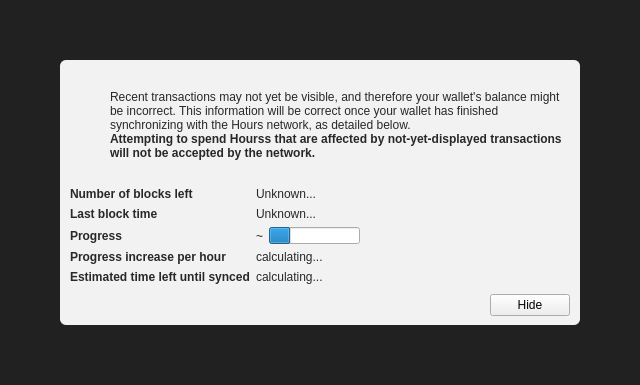
<?xml version="1.0" encoding="UTF-8"?>
<ui version="4.0">
 <class>ModalOverlay</class>
 <widget class="ModalOverlay" name="ModalOverlay">
  <property name="geometry">
   <rect>
    <x>0</x>
    <y>0</y>
    <width>640</width>
    <height>385</height>
   </rect>
  </property>
  <property name="windowTitle">
   <string>Form</string>
  </property>
  <layout class="QVBoxLayout" name="verticalLayout" stretch="0">
   <property name="sizeConstraint">
    <enum>QLayout::SetDefaultConstraint</enum>
   </property>
   <property name="leftMargin">
    <number>0</number>
   </property>
   <property name="topMargin">
    <number>0</number>
   </property>
   <property name="rightMargin">
    <number>0</number>
   </property>
   <property name="bottomMargin">
    <number>0</number>
   </property>
   <item>
    <widget class="QWidget" name="bgWidget" native="true">
     <property name="styleSheet">
      <string notr="true">#bgWidget { background: rgba(0,0,0,220); }</string>
     </property>
     <layout class="QVBoxLayout" name="verticalLayoutMain" stretch="1">
      <property name="leftMargin">
       <number>60</number>
      </property>
      <property name="topMargin">
       <number>60</number>
      </property>
      <property name="rightMargin">
       <number>60</number>
      </property>
      <property name="bottomMargin">
       <number>60</number>
      </property>
      <item>
       <widget class="QWidget" name="contentWidget" native="true">
        <property name="styleSheet">
         <string notr="true">#contentWidget { background: rgba(255,255,255,240); border-radius: 6px; }

QLabel { color: rgb(40,40,40);  }</string>
        </property>
        <layout class="QVBoxLayout" name="verticalLayoutSub" stretch="1,0,0,0">
         <property name="spacing">
          <number>0</number>
         </property>
         <property name="leftMargin">
          <number>10</number>
         </property>
         <property name="topMargin">
          <number>10</number>
         </property>
         <property name="rightMargin">
          <number>10</number>
         </property>
         <property name="bottomMargin">
          <number>10</number>
         </property>
         <item>
          <layout class="QHBoxLayout" name="horizontalLayoutIconText" stretch="0,1">
           <property name="topMargin">
            <number>20</number>
           </property>
           <item>
            <layout class="QVBoxLayout" name="verticalLayoutIcon">
             <property name="leftMargin">
              <number>0</number>
             </property>
             <item>
              <widget class="QPushButton" name="warningIcon">
               <property name="enabled">
                <bool>false</bool>
               </property>
               <property name="text">
                <string/>
               </property>
               <property name="icon">
                <iconset>
                 <normaloff>:/icons/warning</normaloff>
                 <disabledoff>:/icons/warning</disabledoff>:/icons/warning</iconset>
               </property>
               <property name="iconSize">
                <size>
                 <width>48</width>
                 <height>48</height>
                </size>
               </property>
               <property name="flat">
                <bool>true</bool>
               </property>
              </widget>
             </item>
             <item>
              <spacer name="verticalSpacerWarningIcon">
               <property name="orientation">
                <enum>Qt::Vertical</enum>
               </property>
               <property name="sizeHint" stdset="0">
                <size>
                 <width>20</width>
                 <height>40</height>
                </size>
               </property>
              </spacer>
             </item>
            </layout>
           </item>
           <item>
            <layout class="QVBoxLayout" name="verticalLayoutInfoText">
             <property name="leftMargin">
              <number>0</number>
             </property>
             <property name="topMargin">
              <number>0</number>
             </property>
             <item>
              <widget class="QLabel" name="infoText">
               <property name="text">
                <string>Recent transactions may not yet be visible, and therefore your wallet's balance might be incorrect. This information will be correct once your wallet has finished synchronizing with the Hours network, as detailed below.</string>
               </property>
               <property name="textFormat">
                <enum>Qt::RichText</enum>
               </property>
               <property name="wordWrap">
                <bool>true</bool>
               </property>
              </widget>
             </item>
             <item>
              <widget class="QLabel" name="infoTextStrong">
               <property name="font">
                <font>
                 <weight>75</weight>
                 <bold>true</bold>
                </font>
               </property>
               <property name="text">
                <string>Attempting to spend Hourss that are affected by not-yet-displayed transactions will not be accepted by the network.</string>
               </property>
               <property name="textFormat">
                <enum>Qt::RichText</enum>
               </property>
               <property name="wordWrap">
                <bool>true</bool>
               </property>
              </widget>
             </item>
             <item>
              <spacer name="verticalSpacerInTextSpace">
               <property name="orientation">
                <enum>Qt::Vertical</enum>
               </property>
               <property name="sizeHint" stdset="0">
                <size>
                 <width>20</width>
                 <height>40</height>
                </size>
               </property>
              </spacer>
             </item>
            </layout>
           </item>
          </layout>
         </item>
         <item>
          <spacer name="verticalSpacerAfterText">
           <property name="orientation">
            <enum>Qt::Vertical</enum>
           </property>
           <property name="sizeHint" stdset="0">
            <size>
             <width>20</width>
             <height>40</height>
            </size>
           </property>
          </spacer>
         </item>
         <item>
          <layout class="QFormLayout" name="formLayout">
           <property name="fieldGrowthPolicy">
            <enum>QFormLayout::FieldsStayAtSizeHint</enum>
           </property>
           <property name="horizontalSpacing">
            <number>6</number>
           </property>
           <property name="verticalSpacing">
            <number>6</number>
           </property>
           <property name="topMargin">
            <number>10</number>
           </property>
           <item row="0" column="0">
            <widget class="QLabel" name="labelNumberOfBlocksLeft">
             <property name="font">
              <font>
               <weight>75</weight>
               <bold>true</bold>
              </font>
             </property>
             <property name="text">
              <string>Number of blocks left</string>
             </property>
            </widget>
           </item>
           <item row="0" column="1">
            <widget class="QLabel" name="numberOfBlocksLeft">
             <property name="text">
              <string>Unknown...</string>
             </property>
            </widget>
           </item>
           <item row="1" column="0">
            <widget class="QLabel" name="labelLastBlockTime">
             <property name="font">
              <font>
               <weight>75</weight>
               <bold>true</bold>
              </font>
             </property>
             <property name="text">
              <string>Last block time</string>
             </property>
            </widget>
           </item>
           <item row="1" column="1">
            <widget class="QLabel" name="newestBlockDate">
             <property name="sizePolicy">
              <sizepolicy hsizetype="Maximum" vsizetype="Preferred">
               <horstretch>0</horstretch>
               <verstretch>0</verstretch>
              </sizepolicy>
             </property>
             <property name="text">
              <string>Unknown...</string>
             </property>
            </widget>
           </item>
           <item row="2" column="0">
            <widget class="QLabel" name="labelSyncDone">
             <property name="font">
              <font>
               <weight>75</weight>
               <bold>true</bold>
              </font>
             </property>
             <property name="text">
              <string>Progress</string>
             </property>
            </widget>
           </item>
           <item row="2" column="1">
            <layout class="QHBoxLayout" name="horizontalLayoutSync" stretch="0,1">
             <item>
              <widget class="QLabel" name="percentageProgress">
               <property name="text">
                <string notr="true">~</string>
               </property>
              </widget>
             </item>
             <item>
              <widget class="QProgressBar" name="progressBar">
               <property name="value">
                <number>24</number>
               </property>
               <property name="format">
                <string/>
               </property>
              </widget>
             </item>
            </layout>
           </item>
           <item row="4" column="0">
            <widget class="QLabel" name="labelProgressIncrease">
             <property name="font">
              <font>
               <weight>75</weight>
               <bold>true</bold>
              </font>
             </property>
             <property name="text">
              <string>Progress increase per hour</string>
             </property>
            </widget>
           </item>
           <item row="4" column="1">
            <widget class="QLabel" name="progressIncreasePerH">
             <property name="text">
              <string>calculating...</string>
             </property>
            </widget>
           </item>
           <item row="5" column="0">
            <widget class="QLabel" name="labelEstimatedTimeLeft">
             <property name="font">
              <font>
               <weight>75</weight>
               <bold>true</bold>
              </font>
             </property>
             <property name="text">
              <string>Estimated time left until synced</string>
             </property>
            </widget>
           </item>
           <item row="5" column="1">
            <widget class="QLabel" name="expectedTimeLeft">
             <property name="text">
              <string>calculating...</string>
             </property>
            </widget>
           </item>
          </layout>
         </item>
         <item>
          <layout class="QHBoxLayout" name="horizontalLayoutButtons">
           <property name="leftMargin">
            <number>10</number>
           </property>
           <property name="topMargin">
            <number>10</number>
           </property>
           <item>
            <spacer name="horizontalSpacer">
             <property name="orientation">
              <enum>Qt::Horizontal</enum>
             </property>
             <property name="sizeHint" stdset="0">
              <size>
               <width>40</width>
               <height>20</height>
              </size>
             </property>
            </spacer>
           </item>
           <item>
            <widget class="QPushButton" name="closeButton">
             <property name="text">
              <string>Hide</string>
             </property>
            </widget>
           </item>
          </layout>
         </item>
        </layout>
       </widget>
      </item>
     </layout>
    </widget>
   </item>
  </layout>
 </widget>
 <customwidgets>
  <customwidget>
   <class>ModalOverlay</class>
   <extends>QWidget</extends>
   <header>modaloverlay.h</header>
   <container>1</container>
  </customwidget>
 </customwidgets>
 <resources/>
 <connections/>
</ui>
